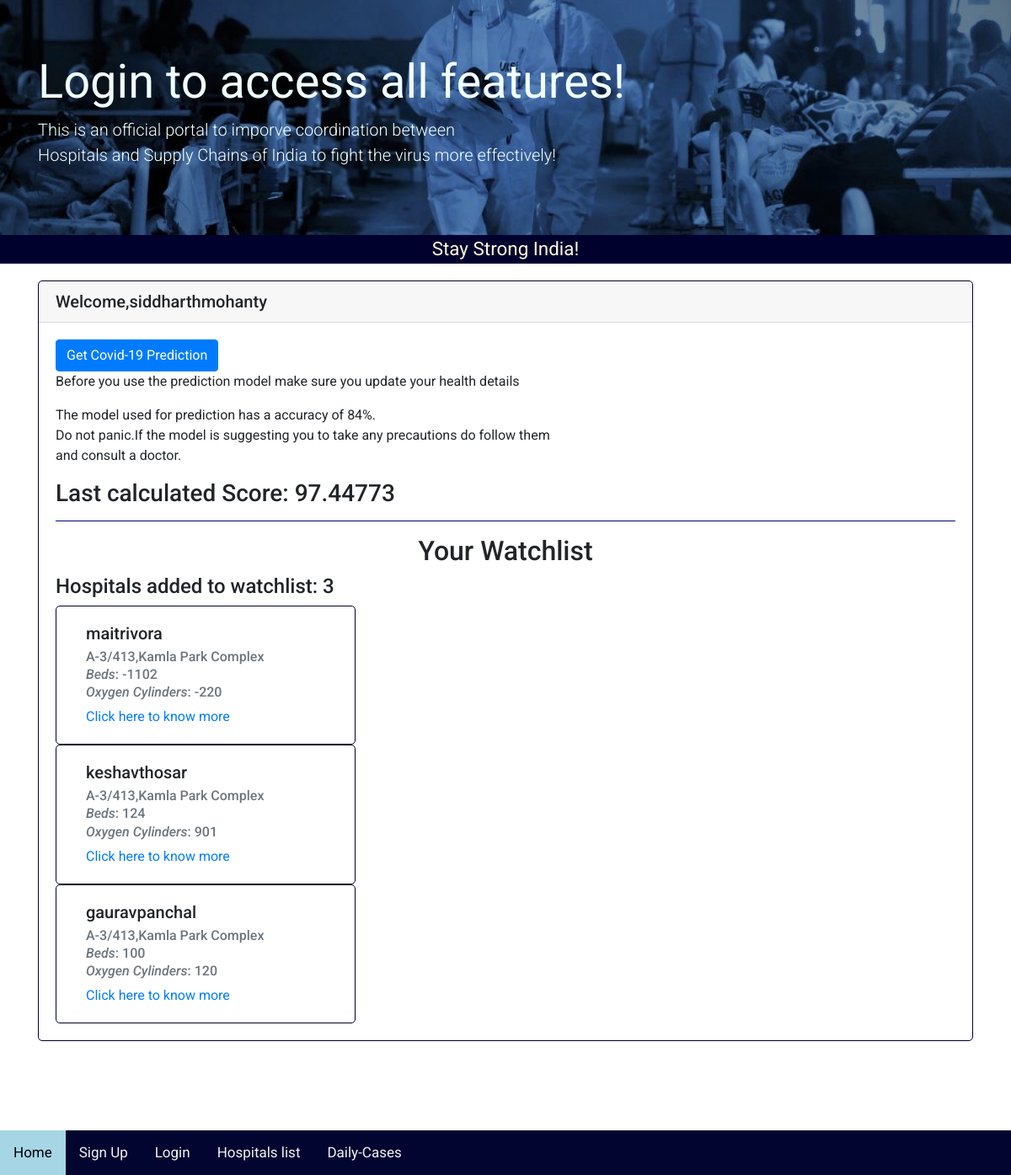
Screenshot of /citizen_detail/4 with the database file from the repository.
### main_app/models.py (models this page shows, shortened)
class CitizenModel(models.Model):
    GENDER_CHOICES = (('Male','Male'),('Female','Female'),('Other','Other'),('NA','NA'))
    user = models.OneToOneField(UserModel,on_delete=models.CASCADE,null=True,related_name="assigned_citizen")
    gender = models.CharField(max_length=100,choices=GENDER_CHOICES,default='NA')
    is_cough = models.BooleanField(default=False)
    is_fever = models.BooleanField(default=False)
    is_sore_throat = models.BooleanField(default=False)
    is_shortness_of_breath = models.BooleanField(default=False)
    is_head_ache = models.BooleanField(default=False)
    is_age_60_and_above = models.BooleanField(default=False)
    is_contact = models.BooleanField(default=False)
    used_prediction = models.BooleanField(default=False)
    prediction_score = models.DecimalField(decimal_places=5,max_digits=10,default=0.0)

class UserModel(models.Model):
    UNIT_CHOICES = (('Hospital','Hospital'),('Citizen','Citizen'),('NA','NA'))
    user = models.OneToOneField(User,related_name="user_profile",on_delete=models.CASCADE)
    is_Hospital = models.BooleanField(default=False)
    is_Citizen = models.BooleanField(default=False)
    unit = models.CharField(max_length=100,choices=UNIT_CHOICES,default='NA')
    unit_name = models.CharField(max_length=200,default='None')

class Hospital(models.Model):
    name = models.CharField(max_length=200)
    user = models.OneToOneField(UserModel,on_delete=models.CASCADE,null=True,related_name="assigned_hospital")
    citizen_watchlist = models.ForeignKey(CitizenModel,on_delete=models.CASCADE,null=True,related_name="watchlist")
    address = models.CharField(max_length=200)
    beds = models.IntegerField()
    oxygen_cylinders = models.IntegerField(null=True)
    wards = models.IntegerField(null=True)
    curr_patients = models.IntegerField(null=True)

### main_app/views.py (the view)
# urls.py: path('citizen_detail/<int:pk>',views.CitizenDetailView.as_view(),name="citizen_detail"),
class CitizenDetailView(DetailView):
    model = CitizenModel
    template_name = 'user_detail.html'
    context_object_name = 'citizen'

### main_app/templates/main_app/user_detail.html
{% extends 'base.html' %}
{% block content %}
    <div class="card" style="margin-bottom: 159px; margin-top: 20px">
      <h5 class="card-header">Welcome,{{citizen.user.user.username}}</h5>
      <div class="card-body">
        <a href="{% url "main_app:predict_covid" pk=citizen.pk %}" class="btn btn-primary">Get Covid-19 Prediction</a>
        <p>Before you use the prediction model make sure you update your health details</p>
        <p>The model used for prediction has a accuracy of 84%.<br>Do not panic.If the model is suggesting you to take any precautions do follow them<br> and consult a doctor.</p>
        {% if citizen.used_prediction %}
            <h3>Last calculated Score: {{citizen.prediction_score}}</h3>
        {% else %}
            <h3 style="color:red;">Not yet used prediction</h3>
        {% endif %}
        <hr color="darkblue">
        <div style="text-align:center;">
            <h2>Your Watchlist</h2>
        </div>
        <h4>Hospitals added to watchlist: {{citizen.watchlist.all.count}}</h4>
        {% for hosp in citizen.watchlist.all %}
               <div class="card col-md-4 col-sm-6">
                  <div class="card-body">
                    <h5 class="card-title">{{hosp.name}}</h5>
                    <h6 class="card-subtitle mb-2 text-muted">{{hosp.address}}</h6>
                    <h6 class="card-subtitle mb-2 text-muted"><em>Beds</em>: {{hosp.beds}}</h6>
                    <h6 class="card-subtitle mb-2 text-muted"><em>Oxygen Cylinders</em>: {{hosp.oxygen_cylinders}}</h6>
                    <a href="{% url "main_app:detail_hospital" pk=hosp.pk %}" class="card-link">Click here to know more</a>
                  </div>
                </div>
        {% endfor %}
      </div>
    </div>
{% endblock %}

### main_app/static/css/style.css (style rules this page uses)
* { margin: 0; padding: 0; box-sizing: border-box; }
body { margin: 0; font-family: 'Roboto', serif !important; }

### main_app/static/css/form.css (style rules this page uses)
.card { border-radius: 5px; border:1px solid rgb(1, 1, 46); min-width: 300px; }

### rows the page displays
CitizenModel: user.user.username "siddharthmohanty", prediction_score "97.44773", watchlist.all.count "3"
Hospital: name "maitrivora", address "A-3/413,Kamla Park Complex", beds "-1102", oxygen_cylinders "-220"
Hospital: name "keshavthosar", address "A-3/413,Kamla Park Complex", beds "124", oxygen_cylinders "901"
Hospital: name "gauravpanchal", address "A-3/413,Kamla Park Complex", beds "100", oxygen_cylinders "120"
